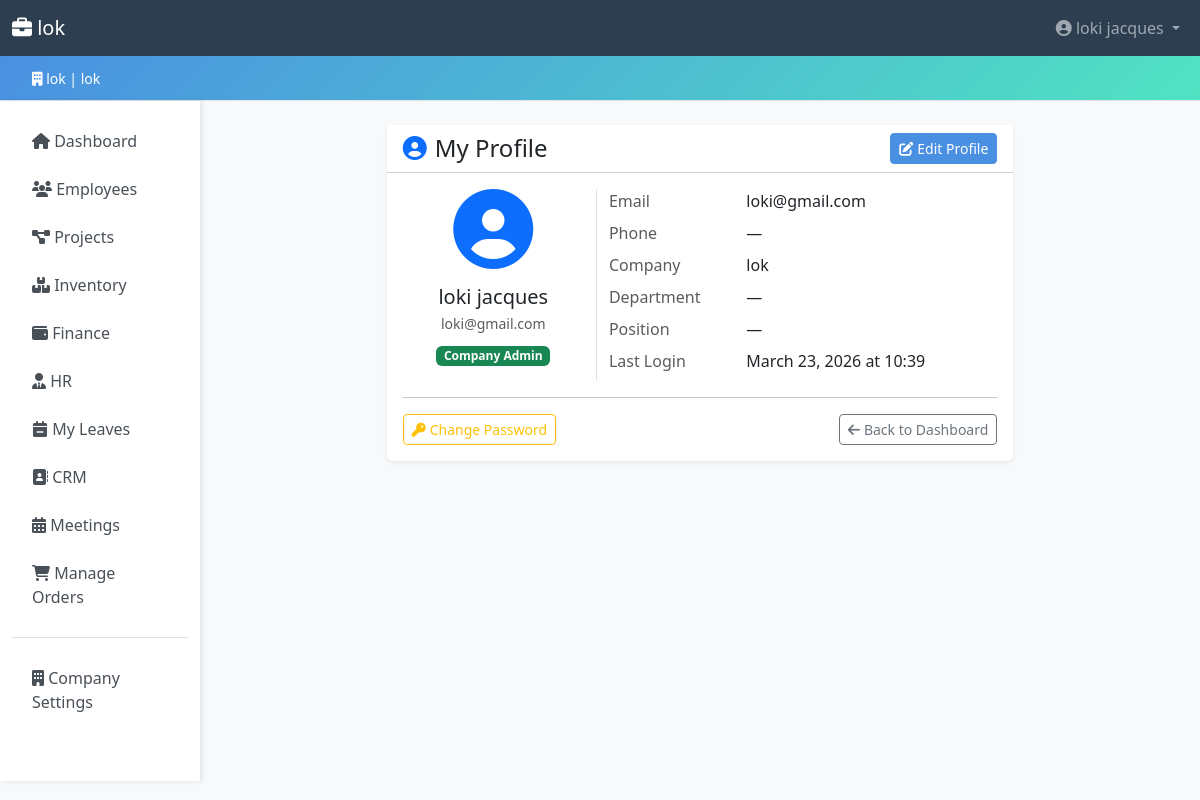
The page /profile/user/ (signed in) on the database its author committed.
### accounts/models.py (models this page shows, shortened)
class Company(models.Model):
    PLAN_CHOICES = [
        ('free', 'Free'),
        ('basic', 'Basic'),
        ('premium', 'Premium'),
        ('enterprise', 'Enterprise'),
    ]
    company_id = models.UUIDField(default=uuid.uuid4, editable=False, unique=True)
    name = models.CharField(max_length=200)
    domain = models.CharField(max_length=200, unique=True, db_index=True)
    company_password = models.CharField(max_length=256)  # increased from 128 → 256 for future hash algo headroom
    contact_email = models.EmailField()
    contact_phone = models.CharField(
        max_length=20,
        blank=True,
        validators=[RegexValidator(r'^\+?[\d\s\-().]{7,20}$', 'Enter a valid phone number.')],
    )
    address = models.TextField(blank=True)
    subscription_plan = models.CharField(
        max_length=20,
        choices=PLAN_CHOICES,
        default='free',
    )
    is_active = models.BooleanField(default=True)
    created_at = models.DateTimeField(auto_now_add=True)
    updated_at = models.DateTimeField(auto_now=True)
    class Meta:
        verbose_name_plural = 'Companies'
        ordering = ['name']
        indexes = [
            models.Index(fields=['domain']),
            models.Index(fields=['is_active']),
        ]

class User(AbstractUser):
    ROLE_CHOICES = [
        ('admin', 'Admin'),
        ('hr_manager', 'HR Manager'),
        ('accountant', 'Accountant'),
        ('manager', 'Manager'),
        ('secretary', 'Secretary'),
        ('stock_manager', 'Stock Manager'),
        ('employee', 'Employee'),
    ]
    username = None  # replaced by email
    email = models.EmailField(unique=True, db_index=True)
    company = models.ForeignKey(
        Company,
        on_delete=models.CASCADE,
        related_name='users',
        null=True,
        blank=True,
    )
    phone = models.CharField(
        max_length=20,
        blank=True,
        validators=[RegexValidator(r'^\+?[\d\s\-().]{7,20}$', 'Enter a valid phone number.')],
    )
    department = models.CharField(max_length=100, blank=True)
    position = models.CharField(max_length=100, blank=True)
    role = models.CharField(
        max_length=20,
        choices=ROLE_CHOICES,
        default='employee',
        db_index=True,
        help_text='User role for access control.',
    )
    is_company_admin = models.BooleanField(
        default=False,
        help_text='Designates whether the user can manage company settings.',
    )
    last_login_ip = models.GenericIPAddressField(null=True, blank=True)
    objects = CustomUserManager()
    USERNAME_FIELD = 'email'
    REQUIRED_FIELDS = ['first_name', 'last_name']
    class Meta:
        ordering = ['email']
        indexes = [
            models.Index(fields=['company', 'role']),
            models.Index(fields=['company', 'is_active']),
        ]
    def get_full_name(self) -> str:
        return f'{self.first_name} {self.last_name}'.strip() or self.email

### accounts/views.py (the view)
# urls.py: path('profile/user/', views.user_profile, name='user_profile'),
@login_required
def user_profile(request):
    return render(request, 'accounts/user_profile.html', {
        'profile_user': request.user,   # avoid shadowing the built-in {{ user }}
        'title': 'My Profile',
    })

### accounts/context_processors.py (called while the page is built)
def company_context(request: HttpRequest) -> dict:
    company = None
    is_company_admin = False
    user_role = ''
    user = getattr(request, 'user', None)
    if user and user.is_authenticated:
        company = user.company
        is_company_admin = user.is_company_admin
        user_role = user.role
    return {
        'company': company,
        'is_company_admin': is_company_admin,
        'user_role': user_role,
    }

### accounts/templatetags/role_tags.py (called while the page is built)
@register.filter(name='has_role')
def has_role(user, roles_str):
    if not user or not user.is_authenticated:
        return False
    if user.is_superuser:
        return True
    allowed = {r.strip() for r in roles_str.split(',')}
    return user.role in allowed

### templates/accounts/user_profile.html (shortened to what this page needs)
{% extends 'base.html' %}
{% block content %}
<div class="row justify-content-center">
    <div class="col-md-8">
        <div class="card shadow-sm">
            <div class="card-header bg-white d-flex justify-content-between align-items-center">
                <h4 class="mb-0">
                    <i class="fas fa-user-circle me-2 text-primary" aria-hidden="true"></i>My Profile
                </h4>
                <a href="{% url 'accounts:edit_profile' %}" class="btn btn-primary btn-sm">
                    <i class="fas fa-edit me-1" aria-hidden="true"></i>Edit Profile
                </a>
            </div>
            <div class="card-body">
                <div class="row g-4">
                    <div class="col-md-4 text-center border-end">
                        <i class="fas fa-user-circle fa-5x text-primary mb-3" aria-hidden="true"></i>
                        <h5 class="mb-1">{{ profile_user.get_full_name }}</h5>
                        <p class="text-muted small mb-2">{{ profile_user.email }}</p>
                        {% if profile_user.is_company_admin %}
                            <span class="badge bg-success">Company Admin</span>
                        {% else %}
                            <span class="badge bg-secondary">Team Member</span>
                        {% endif %}
                    </div>
                    <div class="col-md-8">
                        <dl class="row mb-0">
                            <dt class="col-sm-4 text-muted fw-normal">Email</dt>
                            <dd class="col-sm-8">{{ profile_user.email }}</dd>
                            <dt class="col-sm-4 text-muted fw-normal">Phone</dt>
                            <dd class="col-sm-8">{{ profile_user.phone|default:"—" }}</dd>
                            <dt class="col-sm-4 text-muted fw-normal">Company</dt>
                            <dd class="col-sm-8">{{ profile_user.company.name }}</dd>
                            <dt class="col-sm-4 text-muted fw-normal">Department</dt>
                            <dd class="col-sm-8">{{ profile_user.department|default:"—" }}</dd>
                            <dt class="col-sm-4 text-muted fw-normal">Position</dt>
                            <dd class="col-sm-8">{{ profile_user.position|default:"—" }}</dd>
                            <dt class="col-sm-4 text-muted fw-normal">Last Login</dt>
                            <dd class="col-sm-8">
                                {% if profile_user.last_login %}
                                    {{ profile_user.last_login|date:"N j, Y" }}
                                    at {{ profile_user.last_login|date:"H:i" }}
                                {% else %}
                                    —
                                {% endif %}
                            </dd>
                        </dl>
                    </div>
                </div>
                <hr>
                <div class="d-flex justify-content-between flex-wrap gap-2">
                    <a href="{% url 'accounts:password_change' %}" class="btn btn-outline-warning btn-sm">
                        <i class="fas fa-key me-1" aria-hidden="true"></i>Change Password
                    </a>
                    <a href="{% url 'core:dashboard' %}" class="btn btn-outline-secondary btn-sm">
                        <i class="fas fa-arrow-left me-1" aria-hidden="true"></i>Back to Dashboard
                    </a>
                </div>
            </div>
        </div>
    </div>
</div>
{% endblock %}

### templates/base.html (shortened to what this page needs)
<!DOCTYPE html>
{% load role_tags %}
<html lang="en">
<head>
    <link href="https://cdn.jsdelivr.net/npm/bootstrap@5.3.0/dist/css/bootstrap.min.css" rel="stylesheet">
    <link rel="stylesheet" href="https://cdnjs.cloudflare.com/ajax/libs/font-awesome/6.4.0/css/all.min.css">
</head>
<body>
    {% if user.is_authenticated %}
    <nav class="navbar navbar-expand-lg navbar-dark">
        <div class="container-fluid">
            <a class="navbar-brand" href="{% url 'core:dashboard' %}">
                <i class="fas fa-briefcase"></i> {{ company.name }}
            </a>
            <div class="collapse navbar-collapse" id="navbarNav">
                <ul class="navbar-nav ms-auto">
                    <li class="nav-item dropdown">
                        <a class="nav-link dropdown-toggle" href="#" id="navbarDropdown" role="button" data-bs-toggle="dropdown">
                            <i class="fas fa-user-circle"></i> {{ user.get_full_name }}
                        </a>
                    </li>
                </ul>
            </div>
        </div>
    </nav>
    <div class="company-banner">
        <div class="container-fluid">
            <small><i class="fas fa-building"></i> {{ company.name }} | {{ company.domain }}</small>
        </div>
    </div>
    {% endif %}
    <div class="container-fluid">
        <div class="row">
            {% if user.is_authenticated %}
            <nav class="col-md-2 d-md-block sidebar py-3">
                <div class="position-sticky">
                    <ul class="nav flex-column">
                        <li class="nav-item">
                            <a class="nav-link {% if request.resolver_match.app_name == 'core' and request.resolver_match.url_name == 'dashboard' %}active{% endif %}"
                               href="{% url 'core:dashboard' %}">
                                <i class="fas fa-home"></i> Dashboard
                            </a>
                        </li>
                        {% if user|has_role:'admin,hr_manager,manager,accountant,secretary,stock_manager,employee' %}
                        <li class="nav-item">
                            <a class="nav-link {% if request.resolver_match.app_name == 'employees' %}active{% endif %}"
                               href="{% url 'employees:employee_list' %}">
                                <i class="fas fa-users"></i> Employees
                            </a>
                        </li>
                        {% endif %}
                        {% if user|has_role:'admin,hr_manager,manager,accountant,secretary,stock_manager,employee' %}
                        <li class="nav-item">
                            <a class="nav-link {% if request.resolver_match.app_name == 'projects' %}active{% endif %}"
                               href="{% url 'projects:project_list' %}">
                                <i class="fas fa-project-diagram"></i> Projects
                            </a>
                        </li>
                        {% endif %}
                        {% if user|has_role:'admin,manager,hr_manager,accountant,secretary,stock_manager,employee' %}
                        <li class="nav-item">
                            <a class="nav-link {% if request.resolver_match.app_name == 'inventory' %}active{% endif %}"
                               href="{% url 'inventory:stock_list' %}">
                                <i class="fas fa-boxes"></i> Inventory
                            </a>
                        </li>
                        {% endif %}
                        {% if user|has_role:'admin,accountant,manager' %}
                        <li class="nav-item">
                            <a class="nav-link {% if request.resolver_match.app_name == 'finance' %}active{% endif %}"
                               href="{% url 'finance:index' %}">
                                <i class="fas fa-wallet"></i> Finance
                            </a>
                        </li>
                        {% endif %}
                        {% if user|has_role:'admin,hr_manager' %}
                        <li class="nav-item">
                            <a class="nav-link {% if request.resolver_match.app_name == 'hr' %}active{% endif %}"
                               href="{% url 'hr:position_list' %}">
                                <i class="fas fa-user-tie"></i> HR
                            </a>
                        </li>
                        {% endif %}
                        {% if user|has_role:'admin,hr_manager,manager,secretary,accountant,stock_manager,employee' %}
                        <li class="nav-item">
                            <a class="nav-link {% if request.resolver_match.app_name == 'hr' and 'leave' in request.resolver_match.url_name %}active{% endif %}"
                               href="{% url 'hr:my_leave_list' %}">
                                <i class="fas fa-calendar-minus"></i> My Leaves
                            </a>
                        </li>
                        {% endif %}
                        {% if user|has_role:'admin,manager,secretary' %}
                        <li class="nav-item">
                            <a class="nav-link {% if request.resolver_match.app_name == 'crm' %}active{% endif %}"
                               href="{% url 'crm:contact_list' %}">
                                <i class="fas fa-address-book"></i> CRM
                            </a>
                        </li>
                        {% endif %}
                        {% if user|has_role:'admin,hr_manager,manager,secretary,accountant,employee' %}
                        <li class="nav-item">
                            <a class="nav-link {% if request.resolver_match.app_name == 'meetings' %}active{% endif %}"
                               href="{% url 'meetings:dashboard' %}">
                                <i class="fas fa-calendar-alt"></i> Meetings
                            </a>
                        </li>
                        {% endif %}
                        {% if is_company_admin or user.is_superuser %}
                        <li class="nav-item">
                            <a class="nav-link {% if request.resolver_match.app_name == 'marketplace' and request.resolver_match.url_name == 'admin_order_dashboard' %}active{% endif %}"
                               href="{% url 'marketplace:admin_order_dashboard' %}">
                                <i class="fas fa-shopping-cart"></i> Manage Orders
                            </a>
                        </li>
                        {% endif %}
                        {% if is_company_admin or user.is_superuser %}
                        <li class="nav-item mt-3 border-top pt-3">
                            <a class="nav-link {% if request.resolver_match.app_name == 'accounts' and request.resolver_match.url_name == 'company_profile' %}active{% endif %}"
                               href="{% url 'accounts:company_profile' %}">
                                <i class="fas fa-building"></i> Company Settings
                            </a>
                        </li>
                        {% endif %}
                    </ul>
                </div>
            </nav>
            {% endif %}
            <main class="col-md-10 ms-sm-auto px-md-4 py-4 min-w-0">
                {% block content %}{% endblock %}
            </main>
        </div>
    </div>
</body>
</html>

### templates/base.html (style rules this page uses)
:root { --primary-color: #4A90E2; --secondary-color: #50E3C2; --dark-color: #2C3E50; }
body { background-color: #F8F9FA; }
.navbar { background-color: var(--dark-color) !important; }
.company-banner { background: linear-gradient(135deg, var(--primary-color), var(--secondary-color)); color: white; padding: 10px 20px; border-bottom: 1px solid #dee2e6; }
.sidebar { min-height: calc(100vh - 120px); background-color: #fff; box-shadow: 2px 0 5px rgba(0,0,0,0.1); }
.sidebar .nav-link { color: #495057; padding: 12px 20px; transition: all 0.3s; }
.card { border: none; box-shadow: 0 2px 10px rgba(0,0,0,0.08); transition: transform 0.3s; }
.btn-primary { background-color: var(--primary-color); border-color: var(--primary-color); }
main.col-md-10 { min-width: 0; }

### rows shown on the page
Company: name "lok", domain "lok"
User: get_full_name "loki jacques", email "loki@gmail.com", phone "—", company.name "lok", department "—", position "—", last_login "March 23, 2026", last_login "10:39"
